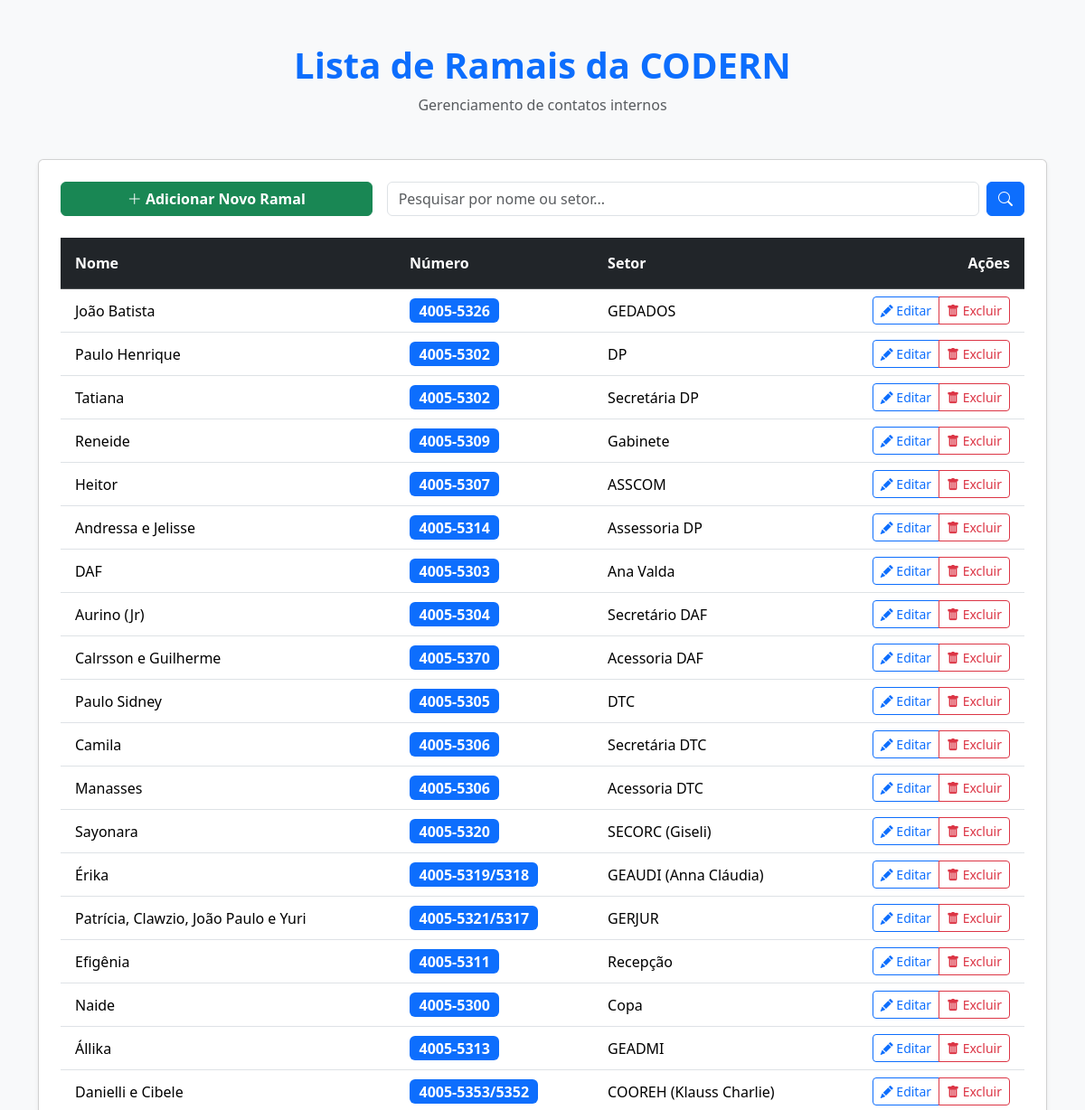
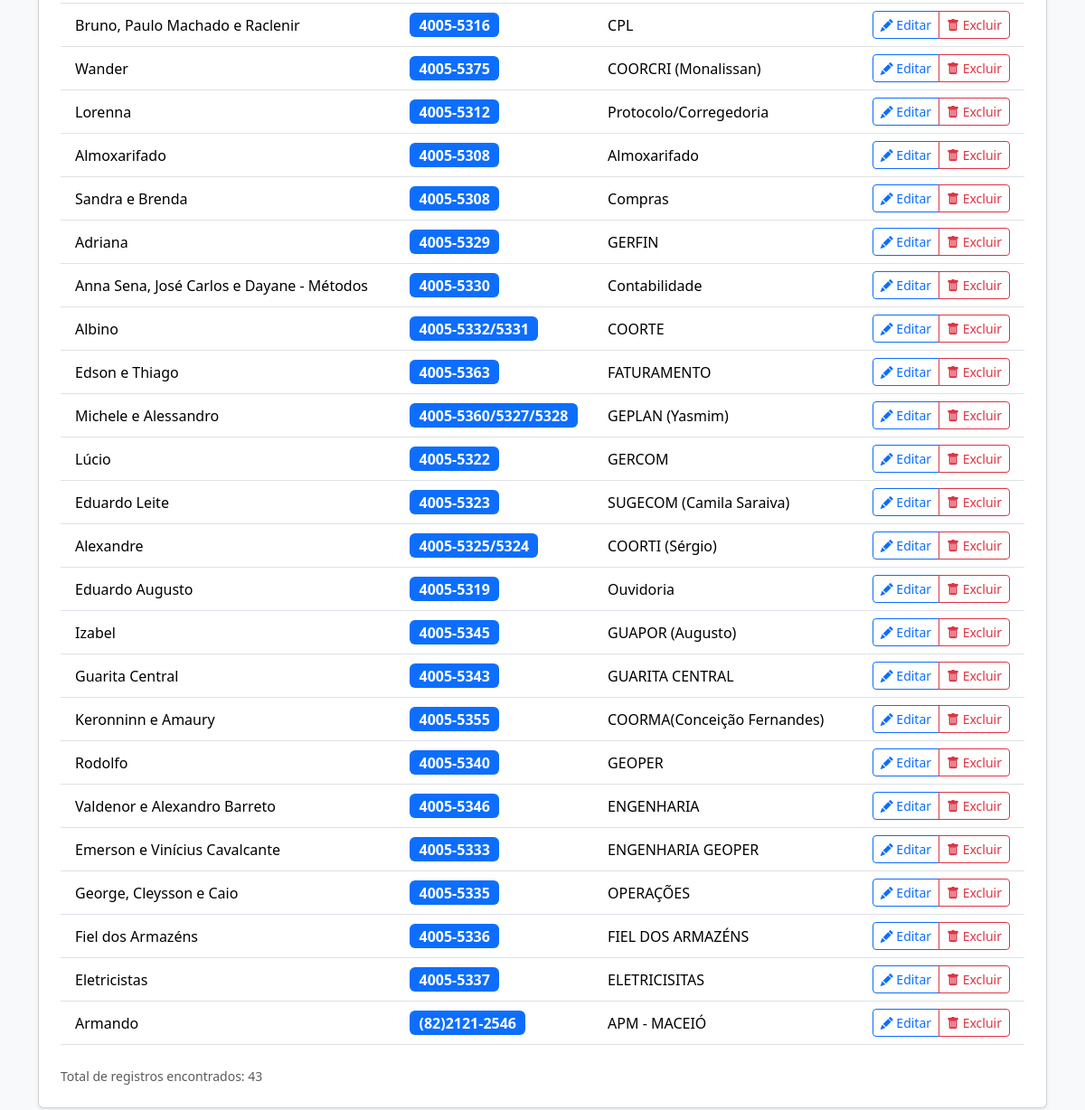
The page / on the database its author committed (2 pictures, top to bottom).
### agenda/models.py (models this page shows, shortened)
class Ramal(models.Model):
    nome = models.CharField(max_length=100)
    setor = models.CharField(max_length=100)
    numero = models.CharField(max_length=20)

### agenda/views.py (the view)
# urls.py: path('', views.index, name='index'),
def index(request):
    busca = request.GET.get('busca')
    if busca:
        ramais = Ramal.objects.filter(
            Q(nome__icontains=busca) | Q(setor__icontains=busca)
        )
    else:
        ramais = Ramal.objects.all()
    contexto = {
        'titulo': 'Lista de Ramais da CODERN',
        'ramais': ramais
    }
    return render(request, 'agenda/index.html', contexto)

### agenda/templates/agenda/index.html (shortened to what this page needs)
<!DOCTYPE html>
<html lang="pt-br">
<head>
    <link href="https://cdn.jsdelivr.net/npm/bootstrap@5.3.3/dist/css/bootstrap.min.css" rel="stylesheet">
    <link rel="stylesheet" href="https://cdn.jsdelivr.net/npm/bootstrap-icons@1.11.3/font/bootstrap-icons.min.css">
</head>
<body class="bg-light">
    <div class="container mt-5">
        <div class="text-center mb-5">
            <h1 class="display-6 text-primary fw-bold">{{ titulo }}</h1>
            <p class="text-muted">Gerenciamento de contatos internos</p>
        </div>
        <div class="card shadow-sm">
            <div class="card-body p-4">
                <div class="row g-3 mb-4 align-items-center">
                    <div class="col-md-4">
                        <a href="{% url 'agenda:adicionar_ramal' %}" class="btn btn-success w-100 fw-bold">
                            <i class="bi bi-plus-lg"></i> Adicionar Novo Ramal
                        </a>
                    </div>
                    <div class="col-md-8">
                        <form method="GET" action="." class="d-flex gap-2">
                            <input type="text" name="busca" class="form-control"
                                   placeholder="Pesquisar por nome ou setor..."
                                   value="{{ request.GET.busca|default:'' }}">
                            <button class="btn btn-primary" type="submit">
                                <i class="bi bi-search"></i>
                            </button>
                        </form>
                    </div>
                </div>
                {% if ramais %}
                    <div class="table-responsive">
                        <table class="table table-hover align-middle">
                            <thead class="table-dark">
                                <tr>
                                    <th scope="col" class="py-3 ps-3">Nome</th>
                                    <th scope="col" class="py-3">Número</th>
                                    <th scope="col" class="py-3">Setor</th>
                                    <th scope="col" class="py-3 text-end pe-3">Ações</th>
                                </tr>
                            </thead>
                            <tbody>
                            {% for ramal in ramais %}
                                <tr>
                                    <td class="ps-3 fw-medium">{{ ramal.nome }}</td>
                                    <td><span class="badge bg-primary fs-6">{{ ramal.numero }}</span></td>
                                    <td>{{ ramal.setor }}</td>
                                    <td class="text-end pe-3">
                                        <div class="btn-group" role="group">
                                            <a href="{% url 'agenda:editar_ramal' ramal.pk %}" class="btn btn-sm btn-outline-primary">
                                                <i class="bi bi-pencil-fill"></i> Editar
                                            </a>
                                            <a href="{% url 'agenda:excluir_ramal' ramal.pk %}" class="btn btn-sm btn-outline-danger">
                                                <i class="bi bi-trash-fill"></i> Excluir
                                            </a>
                                        </div>
                                    </td>
                                </tr>
                            {% endfor %}
                            </tbody>
                        </table>
                    </div>
                    <div class="text-muted small mt-2">
                        Total de registros encontrados: {{ ramais|length }}
                    </div>
                {% else %}
                    <div class="alert alert-warning text-center p-4" role="alert">
                        <i class="bi bi-exclamation-triangle-fill display-4 d-block mb-2"></i>
                        <h5>Nenhum ramal encontrado.</h5>
                        <p class="mb-0">Tente buscar outro termo ou adicione um novo registro.</p>
                    </div>
                {% endif %}
            </div>
        </div>
    </div>
</body>
</html>

### rows shown on the page
Ramal: nome "João Batista", numero "4005-5326", setor "GEDADOS"
Ramal: nome "Paulo Henrique", numero "4005-5302", setor "DP"
Ramal: nome "Tatiana", numero "4005-5302", setor "Secretária DP"
Ramal: nome "Reneide", numero "4005-5309", setor "Gabinete"
Ramal: nome "Heitor", numero "4005-5307", setor "ASSCOM"
Ramal: nome "Andressa e Jelisse", numero "4005-5314", setor "Assessoria DP"
Ramal: nome "DAF", numero "4005-5303", setor "Ana Valda"
Ramal: nome "Aurino (Jr)", numero "4005-5304", setor "Secretário DAF"
Ramal: nome "Calrsson e Guilherme", numero "4005-5370", setor "Acessoria DAF"
Ramal: nome "Paulo Sidney", numero "4005-5305", setor "DTC"
Ramal: nome "Camila", numero "4005-5306", setor "Secretária DTC"
Ramal: nome "Manasses", numero "4005-5306", setor "Acessoria DTC"
Ramal: nome "Sayonara", numero "4005-5320", setor "SECORC (Giseli)"
Ramal: nome "Érika", numero "4005-5319/5318", setor "GEAUDI (Anna Cláudia)"
Ramal: nome "Patrícia, Clawzio, João Paulo e Yuri", numero "4005-5321/5317", setor "GERJUR"
Ramal: nome "Efigênia", numero "4005-5311", setor "Recepção"
Ramal: nome "Naide", numero "4005-5300", setor "Copa"
Ramal: nome "Állika", numero "4005-5313", setor "GEADMI"
Ramal: nome "Danielli e Cibele", numero "4005-5353/5352", setor "COOREH (Klauss Charlie)"
Ramal: nome "Bruno, Paulo Machado e Raclenir", numero "4005-5316", setor "CPL"
Ramal: nome "Wander", numero "4005-5375", setor "COORCRI (Monalissan)"
Ramal: nome "Lorenna", numero "4005-5312", setor "Protocolo/Corregedoria"
Ramal: nome "Almoxarifado", numero "4005-5308", setor "Almoxarifado"
Ramal: nome "Sandra e Brenda", numero "4005-5308", setor "Compras"
Ramal: nome "Adriana", numero "4005-5329", setor "GERFIN"
Ramal: nome "Anna Sena, José Carlos e Dayane - Métodos", numero "4005-5330", setor "Contabilidade"
Ramal: nome "Albino", numero "4005-5332/5331", setor "COORTE"
Ramal: nome "Edson e Thiago", numero "4005-5363", setor "FATURAMENTO"
Ramal: nome "Michele e Alessandro", numero "4005-5360/5327/5328", setor "GEPLAN (Yasmim)"
Ramal: nome "Lúcio", numero "4005-5322", setor "GERCOM"
Ramal: nome "Eduardo Leite", numero "4005-5323", setor "SUGECOM (Camila Saraiva)"
Ramal: nome "Alexandre", numero "4005-5325/5324", setor "COORTI (Sérgio)"
Ramal: nome "Eduardo Augusto", numero "4005-5319", setor "Ouvidoria"
Ramal: nome "Izabel", numero "4005-5345", setor "GUAPOR (Augusto)"
Ramal: nome "Guarita Central", numero "4005-5343", setor "GUARITA CENTRAL"
Ramal: nome "Keronninn e Amaury", numero "4005-5355", setor "COORMA(Conceição Fernandes)"
Ramal: nome "Rodolfo", numero "4005-5340", setor "GEOPER"
Ramal: nome "Valdenor e Alexandro Barreto", numero "4005-5346", setor "ENGENHARIA"
Ramal: nome "Emerson e Vinícius Cavalcante", numero "4005-5333", setor "ENGENHARIA GEOPER"
Ramal: nome "George, Cleysson e Caio", numero "4005-5335", setor "OPERAÇÕES"
Ramal: nome "Fiel dos Armazéns", numero "4005-5336", setor "FIEL DOS ARMAZÉNS"
Ramal: nome "Eletricistas", numero "4005-5337", setor "ELETRICISITAS"
Ramal: nome "Armando", numero "(82)2121-2546", setor "APM - MACEIÓ"

### other values the page prints
{{ titulo }} "Lista de Ramais da CODERN"
{{ ramais|length }} "43"
